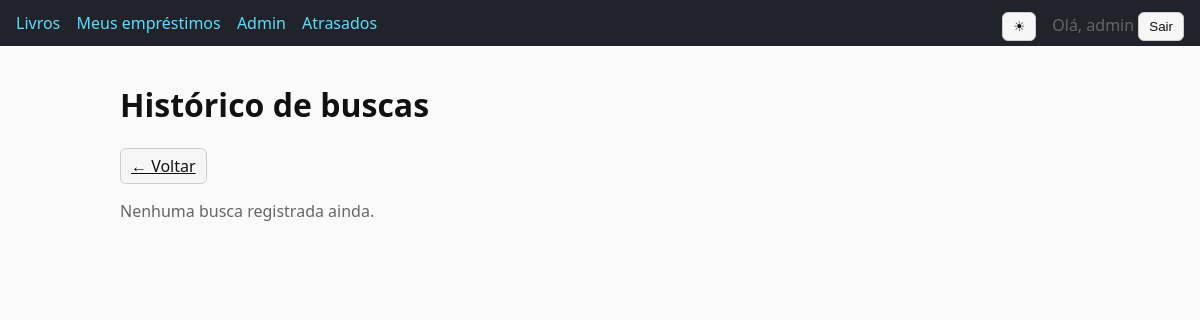
The page /me/searches/ (signed in) on the database as committed earlier.
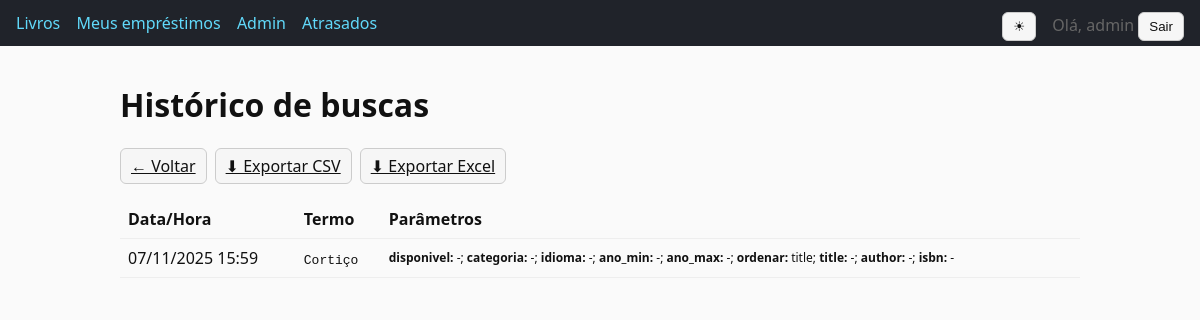
The same page on the database as committed later.
### catalog/models.py (models this page shows, shortened)
class SearchQuery(models.Model):
	user = models.ForeignKey(settings.AUTH_USER_MODEL, null=True, blank=True, on_delete=models.SET_NULL)
	session_key = models.CharField(max_length=40, blank=True, help_text="Chave da sessão quando usuário não está logado")
	q = models.CharField(max_length=255, blank=True)
	params = models.JSONField(default=dict, blank=True)
	created_at = models.DateTimeField(auto_now_add=True)
	class Meta:
		ordering = ["-created_at"]

### catalog/views.py (the view, shortened to what this page needs)
# urls.py: path("me/searches/", views.search_history, name="search_history"),
@login_required
def search_history(request: HttpRequest) -> HttpResponse:
	if request.user.is_authenticated:
		qs = SearchQuery.objects.filter(user=request.user)[:100]
	else:
		session_key = request.session.session_key
		if not session_key:
			qs = []
		else:
			qs = SearchQuery.objects.filter(session_key=session_key)[:100]
	export_format = request.GET.get("export")
	return render(request, "catalog/search_history.html", {"searches": qs})

### templates/catalog/search_history.html (shortened to what this page needs)
{% extends 'base.html' %}
{% block content %}
<h1>Histórico de buscas</h1>
<div style="margin-bottom:1rem; display:flex; gap:.5rem; flex-wrap:wrap;">
  <a class="btn" href="{% url 'catalog:book_list' %}">← Voltar</a>
  {% if searches %}
    <a class="btn" href="?export=csv">⬇ Exportar CSV</a>
    <a class="btn" href="?export=xlsx">⬇ Exportar Excel</a>
  {% endif %}
</div>
{% if searches %}
  <table>
    <thead>
      <tr>
        <th>Data/Hora</th>
        <th>Termo</th>
        <th>Parâmetros</th>
      </tr>
    </thead>
    <tbody>
    {% for s in searches %}
      <tr>
        <td>{{ s.created_at|date:'d/m/Y H:i' }}</td>
        <td>{% if s.q %}<code>{{ s.q }}</code>{% else %}<span class="muted">(vazio)</span>{% endif %}</td>
        <td style="font-size:.75rem;">
          {% for k,v in s.params.items %}
            <strong>{{ k }}:</strong> {{ v|default:'-' }}{% if not forloop.last %}; {% endif %}
          {% endfor %}
        </td>
      </tr>
    {% endfor %}
    </tbody>
  </table>
{% else %}
  <p class="muted">Nenhuma busca registrada ainda.</p>
{% endif %}
{% endblock %}

Rows that differ between the two databases and show on the page:
added SearchQuery: created_at "07/11/2025 15:59", q "Cortiço", params "disponivel" "categoria" "idioma" "ano_min" "ano_max" "ordenar" "title" "author" "isbn", params "-" "-" "-" "-" "-" "title" "-" "-" "-"
Other text that changed with them:
text no longer shown: "Nenhuma busca registrada ainda."
text now shown: "⬇ Exportar CSV ⬇ Exportar Excel Data/Hora Termo Parâmetros"
